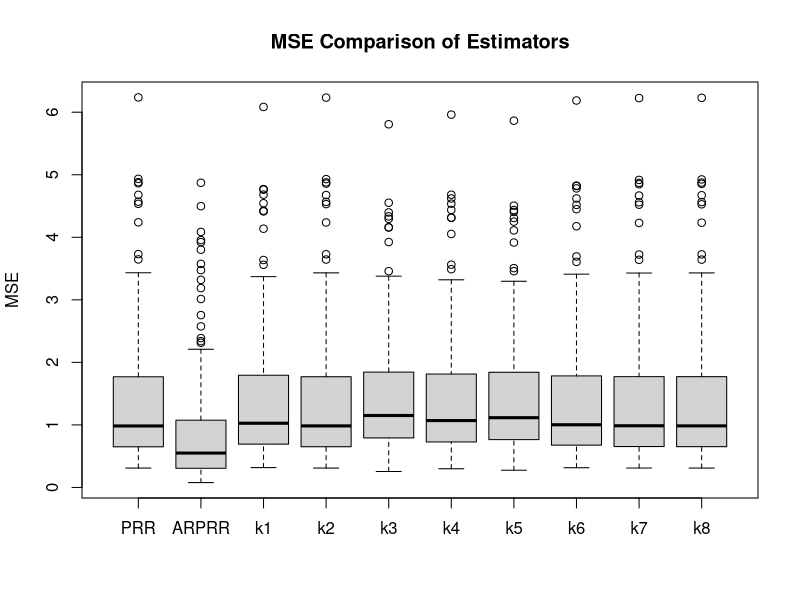

R code for this plot:
library(MASS)


generate_X <- function(n, p, rho){
  Sigma <- matrix(rho, p, p)
  diag(Sigma) <- 1
  X_raw <- mvrnorm(n, mu = rep(0, p), Sigma = Sigma)
  X <- cbind(1, X_raw)
  return(X)
}


generate_Y <- function(X, beta, phi, contamination = 0){
  
  eta <- X %*% beta
  mu <- exp(eta)
  
  # Gamma noise for overdispersion
  v <- rgamma(length(mu), shape = 1/phi, scale = phi)
  mu_star <- mu * v
  
  y <- rpois(length(mu), mu_star)
  
  # Contamination (extreme counts)
  if(contamination > 0){
    n_cont <- floor(contamination * length(y))
    idx <- sample(1:length(y), n_cont)
    y[idx] <- y[idx] + rpois(n_cont, lambda = 10 * mean(mu))
  }
  
  return(y)
}


irls_poisson <- function(X, y, k = 0, weights_extra = NULL, max_iter = 50){
  
  X <- as.matrix(X)
  y <- as.vector(y)
  
  n <- nrow(X)
  p <- ncol(X)
  beta <- rep(0, p)
  
  for(iter in 1:max_iter){
    
    eta <- X %*% beta
    mu <- exp(eta)
    mu[mu > 1e6] <- 1e6
    mu[mu < 1e-6] <- 1e-6
    
    
    phi <- sum((y - mu)^2 / mu) / (n - p)
    
    # Ensure numeric vector (fixes your error)
    w_vec <- as.numeric(mu / phi)
    
    if(!is.null(weights_extra)){
      weights_extra <- as.numeric(weights_extra)
      
      if(length(weights_extra) != length(w_vec)){
        stop("weights_extra length mismatch")
      }
      
      w_vec <- w_vec * weights_extra
    }
    
    # Safe diagonal matrix
    W <- diag(w_vec)
    
    z <- eta + (y - mu)/(mu + 1e-6)
    
    A <- t(X) %*% W %*% X + k * diag(p)
    
    # Stabilization
    A <- A + 1e-6 * diag(p)
    
    beta_new <- tryCatch(
      solve(A, t(X) %*% W %*% z),
      error = function(e) MASS::ginv(A) %*% (t(X) %*% W %*% z)
    )
    
    if(max(abs(beta_new - beta)) < 1e-6) break
    beta <- beta_new
  }
  
  return(list(beta = as.vector(beta), mu = mu, phi = phi))
}

compute_robust_weights <- function(y, mu, phi, c = 1.345){
  
  r <- (y - mu) / sqrt(phi * mu + 1e-6)
  
  psi <- ifelse(abs(r) <= c, r, c * sign(r))
  omega <- psi / (r + 1e-6)
  
  return(omega)
}


compute_k_candidates <- function(X, y, beta_init){
  
  XtX <- t(X) %*% X
  eigvals <- eigen(XtX)$values
  
  sigma2 <- var(y)
  
  k1 <- sigma2 / max(eigvals)
  k2 <- 1 / max(eigvals)
  k3 <- sigma2 / (prod(eigvals)^(1/length(eigvals)))
  k4 <- median(sigma2 / eigvals)
  k5 <- max(eigvals / sum(eigvals))
  k6 <- max(1 / eigvals)
  k7 <- (prod(1 / eigvals))^(1/length(eigvals))
  k8 <- median(1 / eigvals)
  
  return(c(k1, k2, k3, k4, k5, k6, k7, k8))
}


compute_adaptive_k <- function(X, y, k_candidates){
  
  mse_vals <- numeric(length(k_candidates))
  
  for(i in 1:length(k_candidates)){
    fit <- irls_poisson(X, y, k = k_candidates[i])
    beta_hat <- fit$beta
    
    # Approximate MSE via fitted residuals
    mu_hat <- exp(X %*% beta_hat)
    mse_vals[i] <- mean((y - mu_hat)^2)
  }
  
  weights <- 1 / (mse_vals + 1e-6)
  k_adapt <- sum(k_candidates * weights) / sum(weights)
  
  return(k_adapt)
}

fit_ARPRR <- function(X, y){
  
  # Step 1: Initial fit
  init <- irls_poisson(X, y, k = 0)
  
  # Step 2: Robust weights
  omega <- compute_robust_weights(y, init$mu, init$phi)
  
  # Step 3: Candidate k
  k_candidates <- compute_k_candidates(X, y, init$beta)
  
  # Step 4: Adaptive k
  k_adapt <- compute_adaptive_k(X, y, k_candidates)
  k_adapt <- max(k_adapt, 1e-4)
  # Step 5: Final robust ridge fit
  final <- irls_poisson(X, y, k = k_adapt, weights_extra = omega)
  
  return(list(beta = final$beta, k = k_adapt))
}


compute_MSE <- function(beta_hat, beta_true){
  return(sum((beta_hat - beta_true)^2))
}


set.seed(123)

n <- 100
p <- 2
rho <- 0.9
phi <- 2
contam <- 0.1
R <- 200

beta_true <- c(0.5, 1, -1)

# ✅ UPDATED results storage
results <- data.frame(
  PRR = numeric(R),
  ARPRR = numeric(R),
  k1 = numeric(R),
  k2 = numeric(R),
  k3 = numeric(R),
  k4 = numeric(R),
  k5 = numeric(R),
  k6 = numeric(R),
  k7 = numeric(R),
  k8 = numeric(R)
)

for(r in 1:R){
  
  # -------------------------------
  # STEP 1: Generate data
  # -------------------------------
  X <- generate_X(n, p, rho)
  X[, -1] <- scale(X[, -1])   # ✅ scaling HERE
  y <- generate_Y(X, beta_true, phi, contam)
  
  # -------------------------------
  # STEP 2: Compute candidate k’s
  # -------------------------------
  k_vals <- compute_k_candidates(X, y, beta_true)
  
  # -------------------------------
  # STEP 3: Evaluate k₁–k₈ estimators
  # -------------------------------
  for(i in 1:8){
    fit_k <- irls_poisson(X, y, k = k_vals[i])
    results[r, paste0("k", i)] <- compute_MSE(fit_k$beta, beta_true)
  }
  
  # -------------------------------
  # STEP 4: PRR (baseline)
  # -------------------------------
  prr <- irls_poisson(X, y, k = 0.0)
  results$PRR[r] <- compute_MSE(prr$beta, beta_true)
  
  # -------------------------------
  # STEP 5: ARPRR (your method)
  # -------------------------------
  arprr <- fit_ARPRR(X, y)
  results$ARPRR[r] <- compute_MSE(arprr$beta, beta_true)
}

# Summary
colMeans(results)
apply(results, 2, sd)
colMeans(results) / colMeans(results)["ARPRR"]
mean(results$ARPRR < results$PRR)
boxplot(results,main = "MSE Comparison of Estimators",ylab = "MSE")
